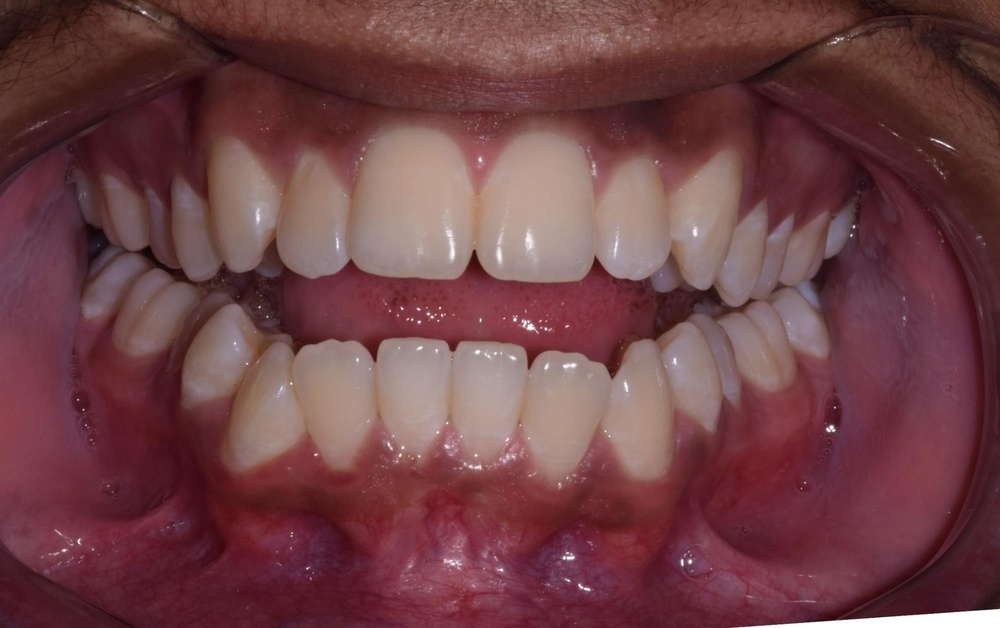
#> input picture data/sample_adult/images/adult_001.jpeg, 1000 x 628 px, shrunk from 2000 x 1257 before the run
$ python -i preprocessing.py   (imports and definitions only)   (older library calls are emulated)
#> lines starting #> are read from the running program, lines starting #| are printed output that depends on the picture
from __future__ import annotations
import cv2
import numpy as np


def to_grayscale(image: np.ndarray) -> np.ndarray:
    if image.ndim==2:
        return image.copy()
    return cv2.cvtColor(image, cv2.COLOR_RGB2GRAY)
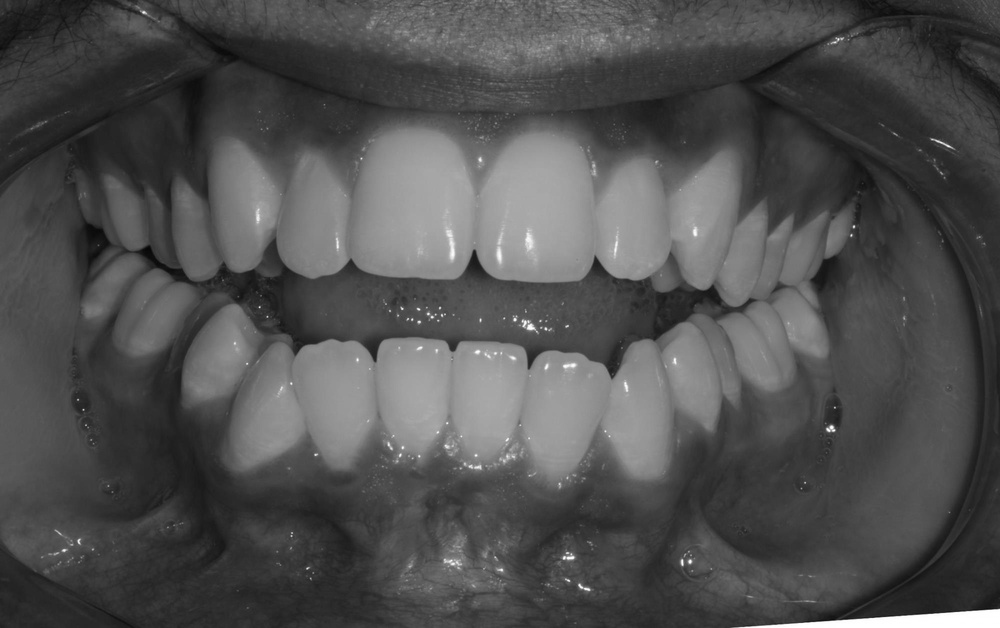
#> returned value: shape (628, 1000); min 6, max 255, mean 80


def gaussian_blur(image: np.ndarray, kernel_size: int=5) -> np.ndarray:
    if kernel_size%2==0 or kernel_size<1:
        raise ValueError('kernel_size must be a positive odd integer')
    return cv2.GaussianBlur(image,(kernel_size,kernel_size),0)


def canny_edges(image: np.ndarray, low: int=50, high: int=150) -> np.ndarray:
    gray=to_grayscale(image)
    return cv2.Canny(gray,low,high)


def sobel_edges(image: np.ndarray) -> np.ndarray:
    gray=to_grayscale(image).astype(np.float32)
    gx=cv2.Sobel(gray,cv2.CV_32F,1,0,ksize=3); gy=cv2.Sobel(gray,cv2.CV_32F,0,1,ksize=3)
#> after `gx = cv2.Sobel(gray, cv2.CV_32F, 1, 0, ksize=3)`:
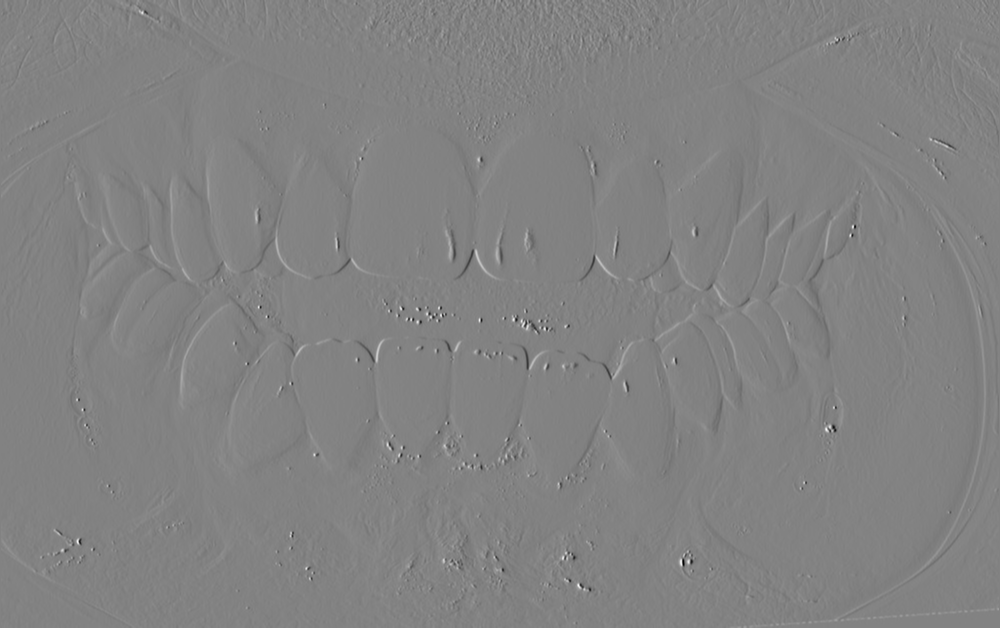
#> gx: shape (628, 1000) float32; min -636, max 607, mean -0.1; drawn with min black and max white
#> after `gy = cv2.Sobel(gray, cv2.CV_32F, 0, 1, ksize=3)`:
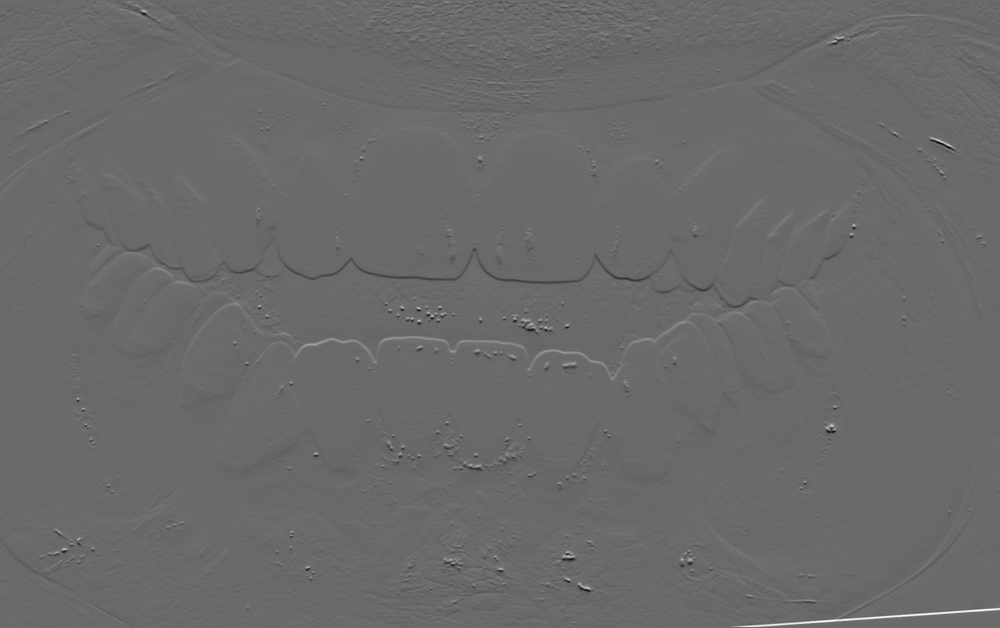
#> gy: shape (628, 1000) float32; min -687, max 961, mean 0.4; drawn with min black and max white
    return cv2.magnitude(gx,gy).astype(np.float32)
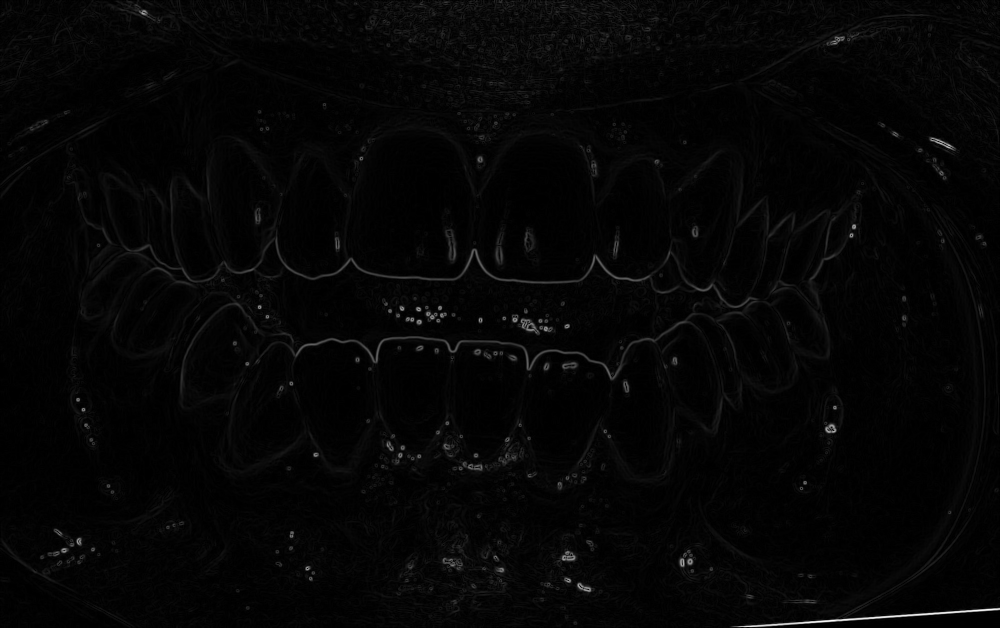
#> returned value: shape (628, 1000) float32; min 0, max 961.7, mean 21.1; drawn with min black and max white


def otsu_threshold(image: np.ndarray) -> np.ndarray:
    gray=to_grayscale(image)
    _,out=cv2.threshold(gray,0,255,cv2.THRESH_BINARY+cv2.THRESH_OTSU)
    return out

>>> import cv2
>>> picture = cv2.cvtColor(cv2.imread('../data/sample_adult/images/adult_001.jpeg'), cv2.COLOR_BGR2RGB)
>>> result = sobel_edges(picture)

$ run again, on data/sample_adult/images/adult_002.jpeg
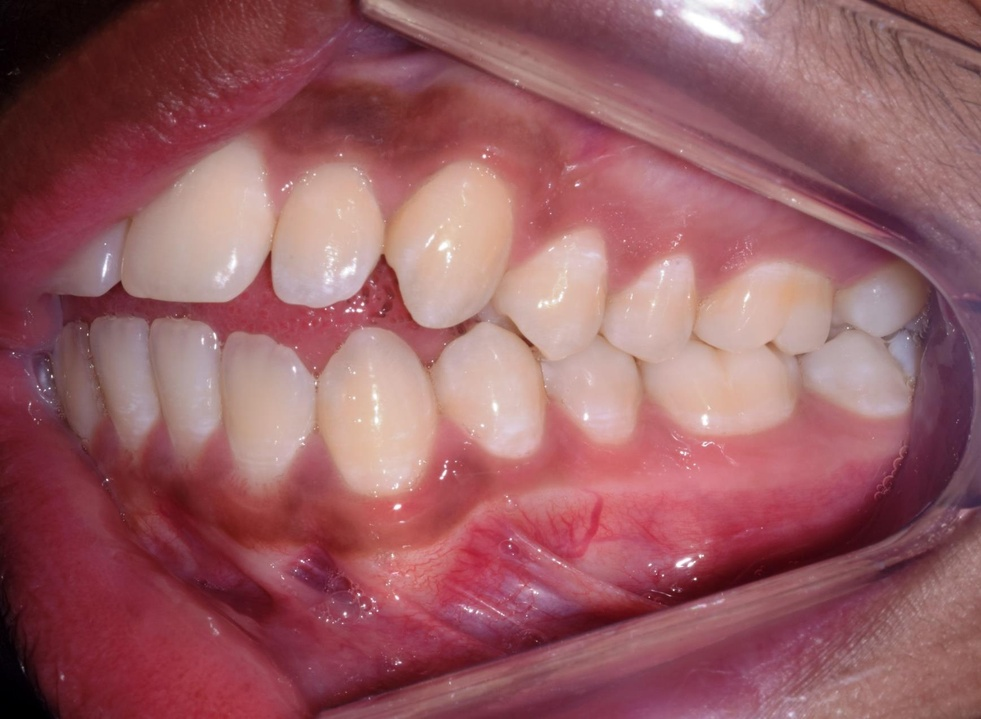
#> input picture data/sample_adult/images/adult_002.jpeg, 981 x 719 px, shrunk from 1736 x 1273 before the run
#> in sobel_edges, `gx = cv2.Sobel(gray, cv2.CV_32F, 1, 0, ksize=3)`:
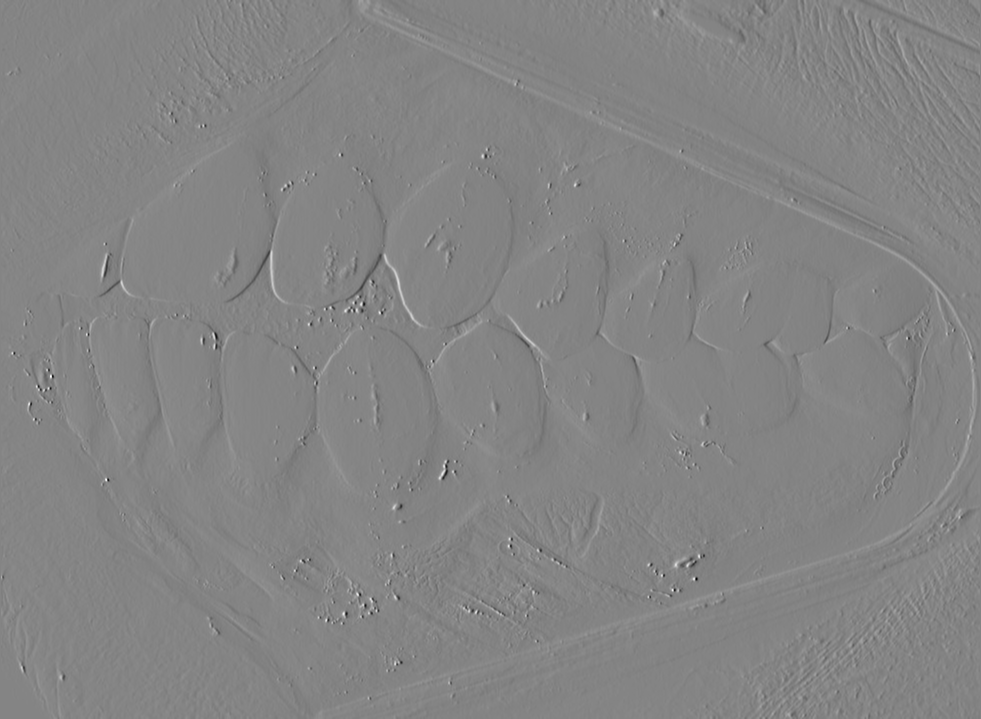
#> gx: shape (719, 981) float32; min -547, max 507, mean 0.6; drawn with min black and max white
#> in sobel_edges, `return cv2.magnitude(gx,gy).astype(np.float32)`:
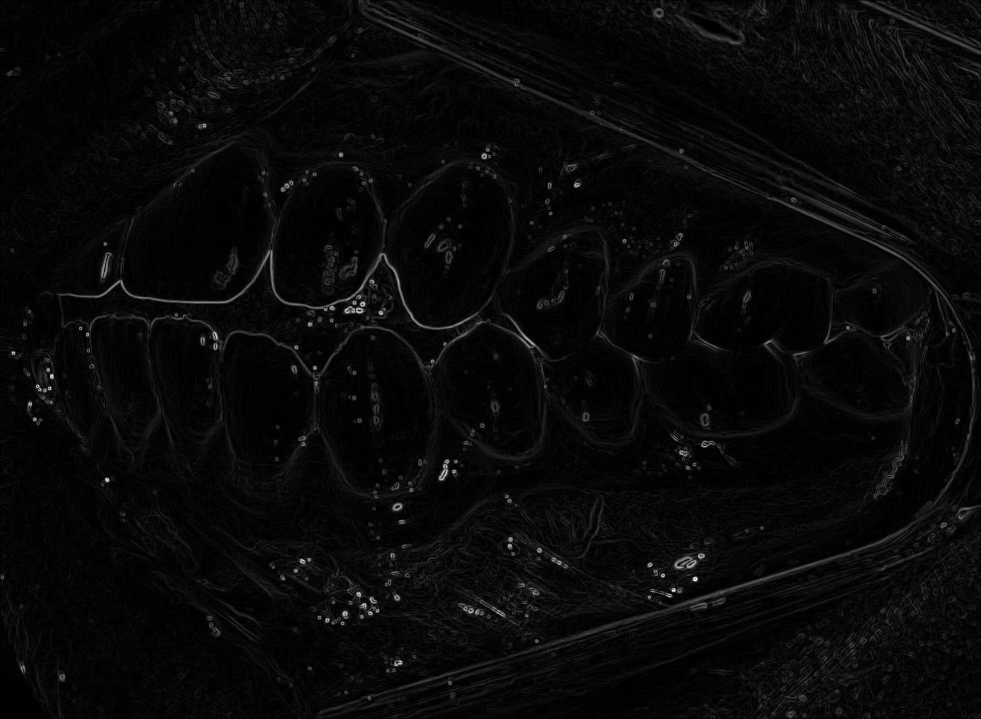
#> returned value: shape (719, 981) float32; min 0, max 603.7, mean 21.6; drawn with min black and max white

$ run again, on data/sample_adult/images/adult_003.jpeg
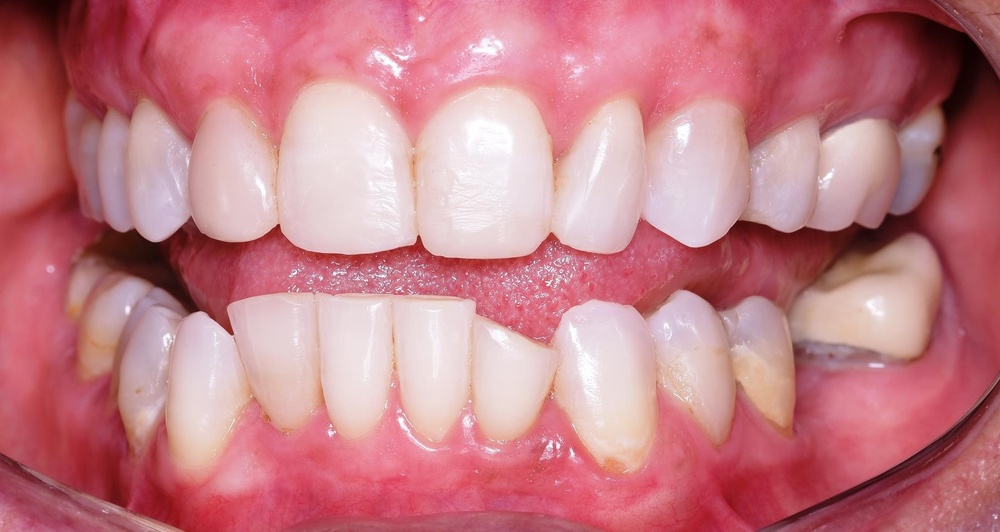
#> input picture data/sample_adult/images/adult_003.jpeg, 1000 x 532 px, shrunk from 1771 x 942 before the run
#> in sobel_edges, `gx = cv2.Sobel(gray, cv2.CV_32F, 1, 0, ksize=3)`:
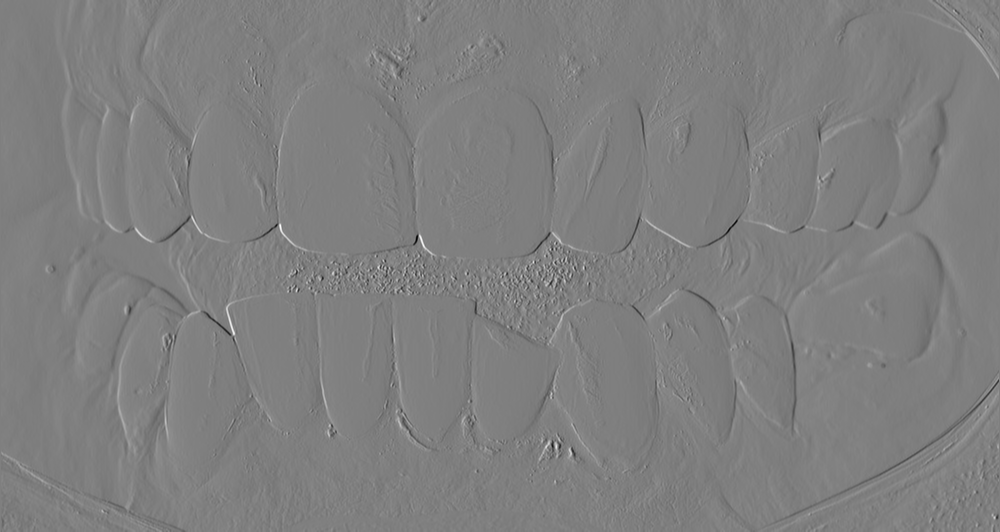
#> gx: shape (532, 1000) float32; min -563, max 562, mean -0.1; drawn with min black and max white
#> in sobel_edges, `return cv2.magnitude(gx,gy).astype(np.float32)`:
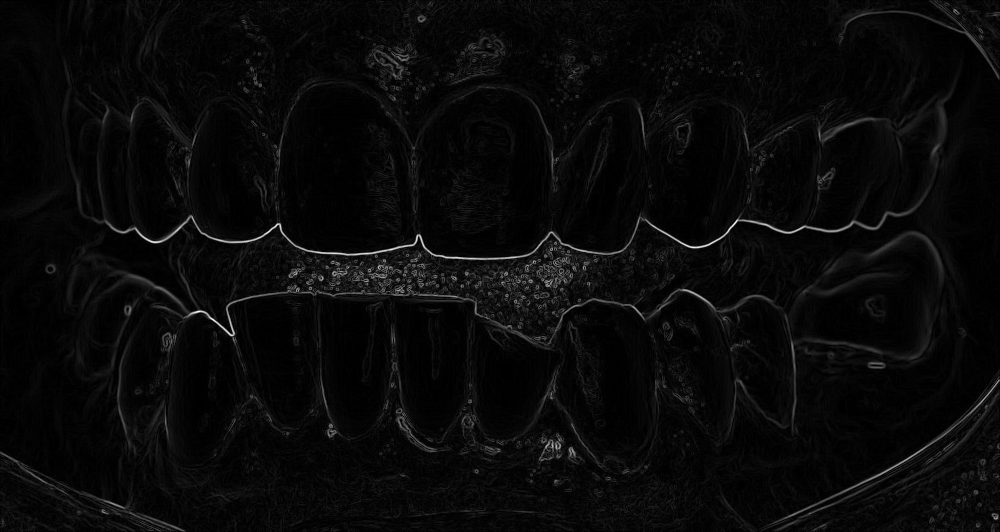
#> returned value: shape (532, 1000) float32; min 0, max 663.8, mean 25.2; drawn with min black and max white

$ run again, on data/sample_adult/images/adult_004.jpeg
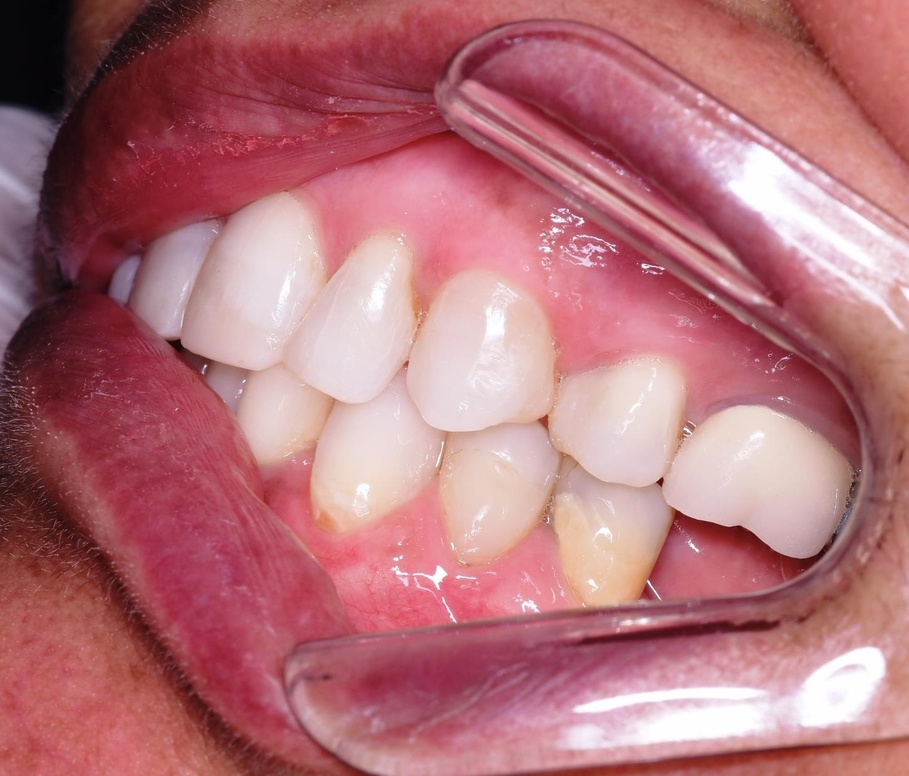
#> input picture data/sample_adult/images/adult_004.jpeg, 909 x 776 px, shrunk from 1451 x 1238 before the run
#> in sobel_edges, `gy = cv2.Sobel(gray, cv2.CV_32F, 0, 1, ksize=3)`:
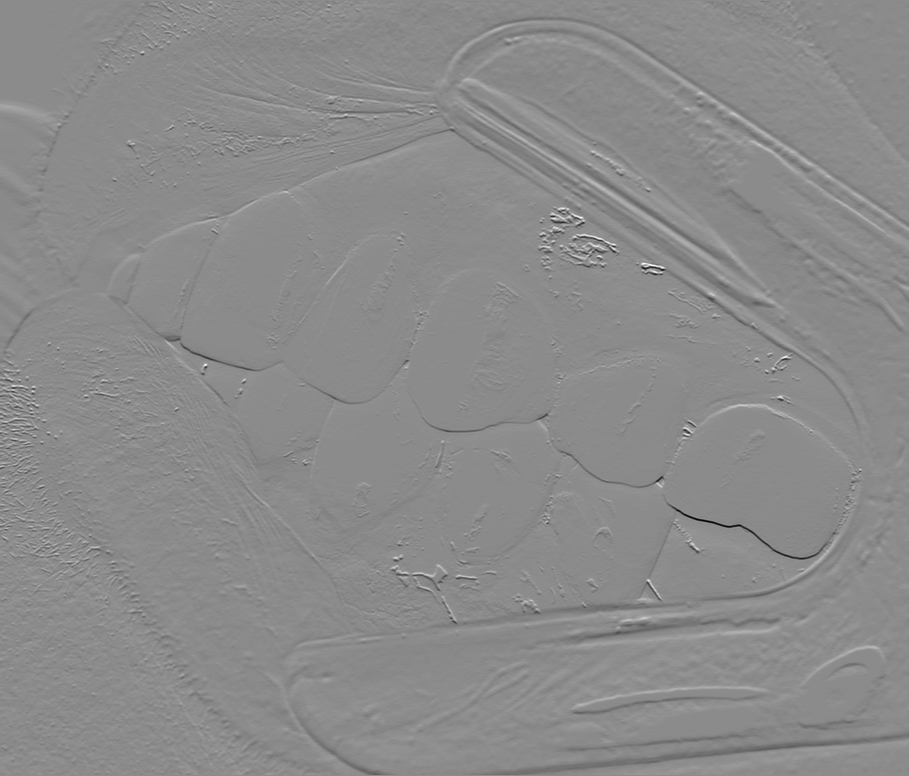
#> gy: shape (776, 909) float32; min -674, max 560, mean 0.2; drawn with min black and max white
#> in sobel_edges, `return cv2.magnitude(gx,gy).astype(np.float32)`:
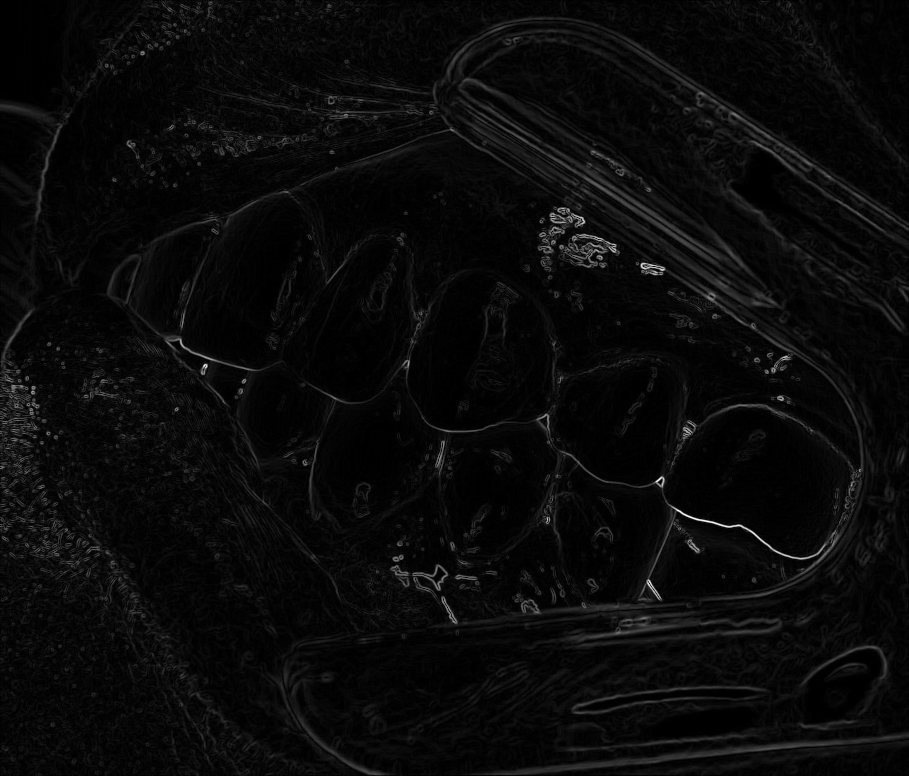
#> returned value: shape (776, 909) float32; min 0, max 686.9, mean 27.8; drawn with min black and max white
